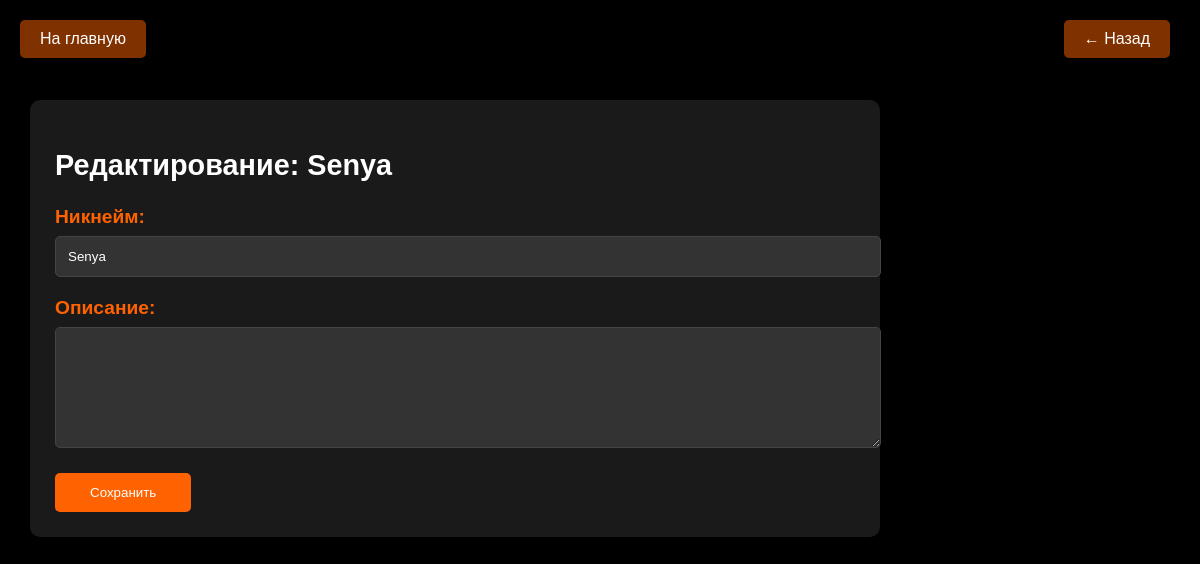
/edit_user/7 (signed in), run on an earlier commit of the app's database.
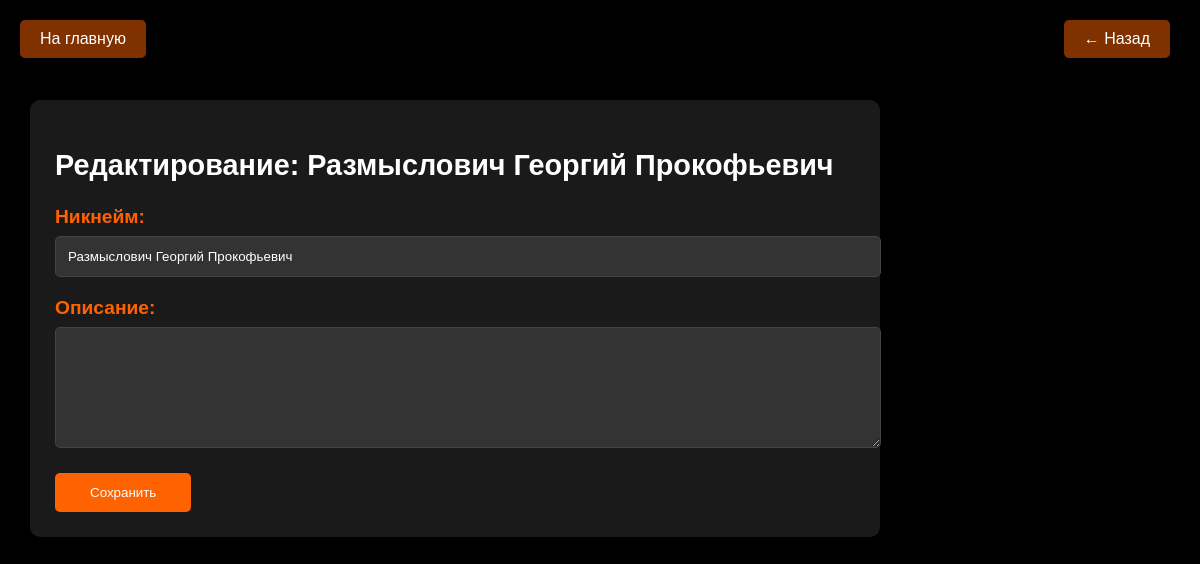
And on a later commit of the database.
### app/app.py (models this page shows, shortened)
class User(db.Model):
    id = db.Column(db.Integer, primary_key=True)
    username = db.Column(db.String(50), unique=True, nullable=False)
    email = db.Column(db.String(100), unique=True, nullable=False)
    password = db.Column(db.String(100), nullable=False)
    role = db.Column(db.String(20), nullable=False, default='participant')
    email_confirmed = db.Column(db.Boolean, default=False)
    email_confirmed_on = db.Column(db.DateTime, nullable=True)
    description = db.Column(db.Text, nullable=True)
    is_private = db.Column(db.Boolean, default=False, nullable=False)
    occupation = db.Column(db.String(100), nullable=True)
    avatar_url = db.Column(db.String(200), nullable=True)
    validation = db.Column(db.String(20), nullable=True)
    comment = db.Column(db.Text, nullable=True)
    totp_secret = db.Column(db.String(32), nullable=True)
    is_2fa_enabled = db.Column(db.Boolean, default=False, nullable=False)
    is_blocked = db.Column(db.Boolean, default=False)
    blocked_until = db.Column(db.DateTime, nullable=True)
    block_reason = db.Column(db.Text, nullable=True)
    favorite_organizers = db.relationship(
        'User',
        secondary='user_organizer',
        primaryjoin='UserOrganizer.user_id == User.id',
        secondaryjoin='UserOrganizer.organizer_id == User.id',
        backref=db.backref('followers', lazy='dynamic')
    )
    favorite_tags = db.relationship(
        'Tag',
        secondary='user_tag',
        backref=db.backref('users_favorited', lazy='dynamic')
    )
    event_statuses = db.relationship(
        'UserEventStatus',
        backref=db.backref('user', lazy='joined'),
        lazy='dynamic'
    )

### app/app.py (the view, shortened to what this page needs)
@app.route('/edit_user/<int:user_id>', methods=['GET', 'POST'])
def edit_user(user_id):
    current_user = User.query.filter_by(username=session['username']).first()
    target_user = User.query.get_or_404(user_id)
    if session['role'] == 'moderator' and target_user.role in ['admin', 'moderator']:
        abort(403)
    if session['role'] == 'admin' and target_user.role == 'admin':
        abort(403)
    return render_template('edit_user.html', user=target_user)

### app/app.py (called while the page is built, shortened)
@app.before_request
def make_session_permanent():
    session.permanent = True

@app.context_processor
def inject_nearby_status():
    return {'nearby_filter_active': 'nearby' in request.args}

@app.context_processor
def inject_validation_counts():
    return {}

@app.context_processor
def inject_notifications():
    notifications = {}
    if 'username' in session:
        user = User.query.filter_by(username=session['username']).first()
        if user:
            notifications['pending_friend_requests'] = Friendship.query.filter_by(
                friend_id=user.id,
                status='pending'
            ).count()
            notifications['unread_invitations'] = Recommendation.query.filter_by(
                receiver_id=user.id,
            ).count()
    return notifications

@app.context_processor
def inject_user():
    if 'username' in session:
        user = User.query.filter_by(username=session['username']).first()
        return {'current_user': user}
    return {}

### app/templates/edit_user.html (shortened to what this page needs)
<!DOCTYPE html>
<html>
<head>
    <link rel="stylesheet" href="{{ url_for('static', filename='styles.css') }}">
</head>
<body>
    <div class="header">
        <a href="{{ url_for('home') }}" class="menu-btn">На главную</a>
        <a href="{{ url_for('all_users') }}" class="menu-btn">← Назад</a>
    </div>
    <div class="edit-organizer-container">
        <h2>Редактирование: {{ user.username }}</h2>
        <form class="edit-organizer-form" method="POST">
            <div class="form-group">
                <label for="username">Никнейм:</label>
                <input type="text"
                       id="username"
                       name="username"
                       class="form-input"
                       value="{{ user.username }}"
                       required>
            </div>
            <div class="form-group">
                <label for="description">Описание:</label>
                <textarea id="description"
                          name="description"
                          class="form-input"
                          rows="5">{{ user.description or '' }}</textarea>
            </div>
            <button type="submit" class="save-btn">Сохранить</button>
        </form>
    </div>
</body>
</html>

What changed in the data, as far as the page shows it:
changed User: username "Senya" → "Размыслович Георгий Прокофьевич"
